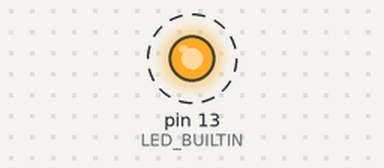
Simulated run of this sketch. Board: Arduino Uno, built with avr-gcc and run on an emulated ATmega328P. Parts: output pins drawn as LEDs (lit = HIGH). Dashed ring = blinking. What the sketch prints to the serial monitor is not drawn.

Above: at 0.6 s.
Timing chart, 0 to 3.8 s (numbered marks = the images above):
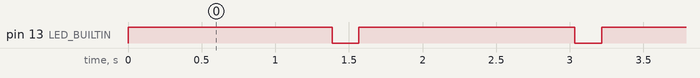

Measured:
- by itself, pin 13 (LED_BUILTIN): alternates HIGH for 1.5 s and LOW for 0.18 s

The sketch:

Sawtooth4Louie.ino
```cpp
int i_counter = 0;
const int i_max = 300;
bool b_go_up = true;

void setup() {
  // put your setup code here, to run once:
  Serial.begin(9600);
  pinMode(LED_BUILTIN, OUTPUT);
}

void loop() {
  // put your main code here, to run repeatedly:

  if(b_go_up == true){
    i_counter ++;
  }
  else{
    i_counter = i_counter - 8;
  }

  Serial.println(i_counter);

  if(i_counter > i_max){
    b_go_up = false;
    digitalWrite(LED_BUILTIN, LOW);
  }
  else if(i_counter < 2){
    b_go_up = true;
    digitalWrite(LED_BUILTIN, HIGH);
  }

  delay(1);
}
```
